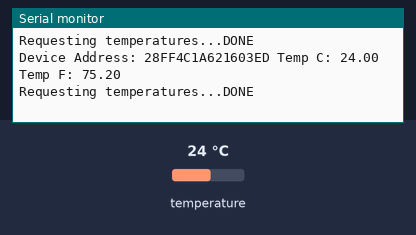
Recording of a sketch running on a simulated Arduino Uno, built with avr-gcc and run on an emulated ATmega328P. On the bench: the last lines printed to the serial monitor. Inputs (shaded band) come from the test bench; at power-on: temperature 24 °C.

Above: at 1.2 s.
1.3 s: temperature set to 41 °C
At 1.57 s:
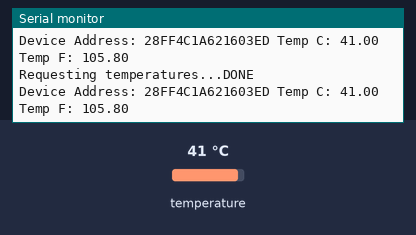
4.3 s: temperature set to 7 °C
At 4.32 s:
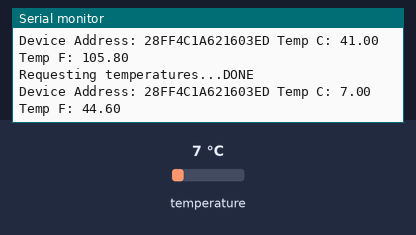
7.3 s: temperature set to 12 °C
At 16.25 s:
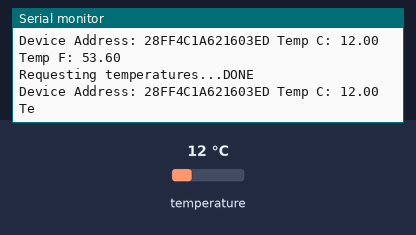
Timing chart, 0 to 16.3 s (numbered marks = the images above; inputs shaded):
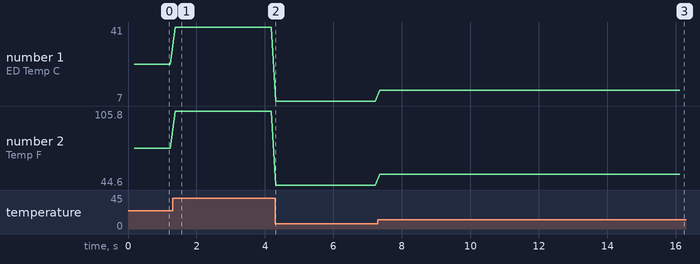

The sketch:

pond.ino
```cpp
#include <OneWire.h>
#include <DallasTemperature.h>

// Data wire is plugged into port 2 on the Arduino
#define ONE_WIRE_BUS 2
#define TEMPERATURE_PRECISION 9

// Setup a oneWire instance to communicate with any OneWire devices (not just Maxim/Dallas temperature ICs)
OneWire oneWire(ONE_WIRE_BUS);

// Pass our oneWire reference to Dallas Temperature.
DallasTemperature sensors(&oneWire);

DeviceAddress tempDeviceAddress;

int numberOfDevices;

void printAddress(DeviceAddress deviceAddress);

void setup(void)
{
  // start serial port
  Serial.begin(9600);
  Serial.println("Dallas Temperature IC Control Library Demo");

  // Start up the library
  sensors.begin();

  // locate devices on the bus
  Serial.print("Locating devices...");
  Serial.print("Found ");
  numberOfDevices = sensors.getDeviceCount();
  Serial.print(numberOfDevices, DEC);
  Serial.println(" devices.");

  // report parasite power requirements
  Serial.print("Parasite power is: ");
  if (sensors.isParasitePowerMode()) Serial.println("ON");
  else Serial.println("OFF");

  for(int i=0;i<numberOfDevices; i++) {
    if(sensors.getAddress(tempDeviceAddress, i)) {
      sensors.setResolution(tempDeviceAddress, TEMPERATURE_PRECISION);
    }
  }

}

// function to print a device address
void printAddress(DeviceAddress deviceAddress)
{
  for (uint8_t i = 0; i < 8; i++)
  {
    // zero pad the address if necessary
    if (deviceAddress[i] < 16) Serial.print("0");
    Serial.print(deviceAddress[i], HEX);
  }
}

// function to print the temperature for a device
void printTemperature(DeviceAddress deviceAddress)
{
  float tempC = sensors.getTempC(deviceAddress);
  Serial.print("Temp C: ");
  Serial.print(tempC);
  Serial.print(" Temp F: ");
  Serial.print(DallasTemperature::toFahrenheit(tempC));
}

// main function to print information about a device
void printData(DeviceAddress deviceAddress)
{
  Serial.print("Device Address: ");
  printAddress(deviceAddress);
  Serial.print(" ");
  printTemperature(deviceAddress);
  Serial.println();
}

void loop(void)
{
  // call sensors.requestTemperatures() to issue a global temperature
  // request to all devices on the bus
  Serial.print("Requesting temperatures...");
  sensors.requestTemperatures();
  Serial.println("DONE");

  for(int i=0;i<numberOfDevices; i++) {
    if(sensors.getAddress(tempDeviceAddress, i)) {
      printData(tempDeviceAddress);
    }
  }
}
```

Measured:
- after the input at 1.3 s, the serial monitor: prints a new line after 0.07 s (image 1)
- after the input at 4.3 s, the serial monitor: prints a new line at once (image 2)
- after the input at 7.3 s, the serial monitor: prints a new line after 0.05 s (image 3)
- plotted number 1: 24 → 41 after the input at 1.3 s, 41 → 7 after the input at 4.3 s, 7 → 12 after the input at 7.3 s
- plotted number 2: 75.2 → 105.8 after the input at 1.3 s, 105.8 → 44.6 after the input at 4.3 s, 44.6 → 53.6 after the input at 7.3 s
